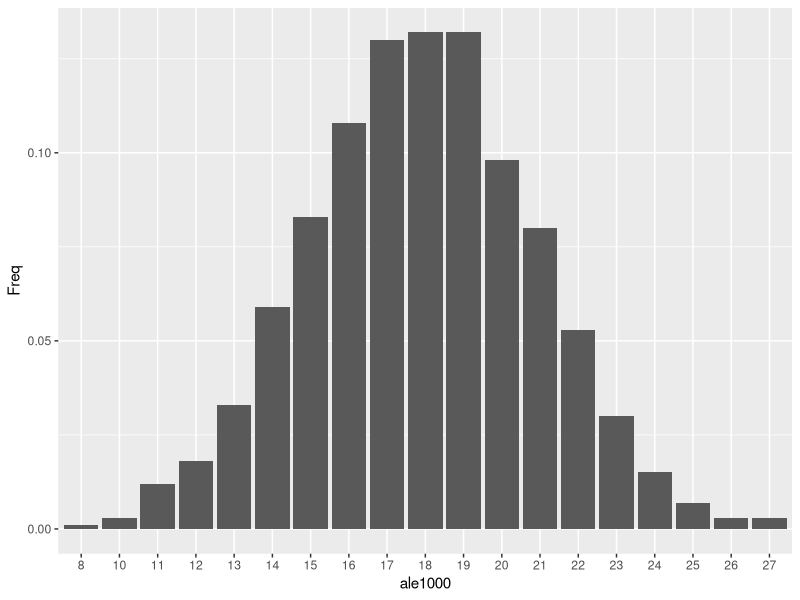
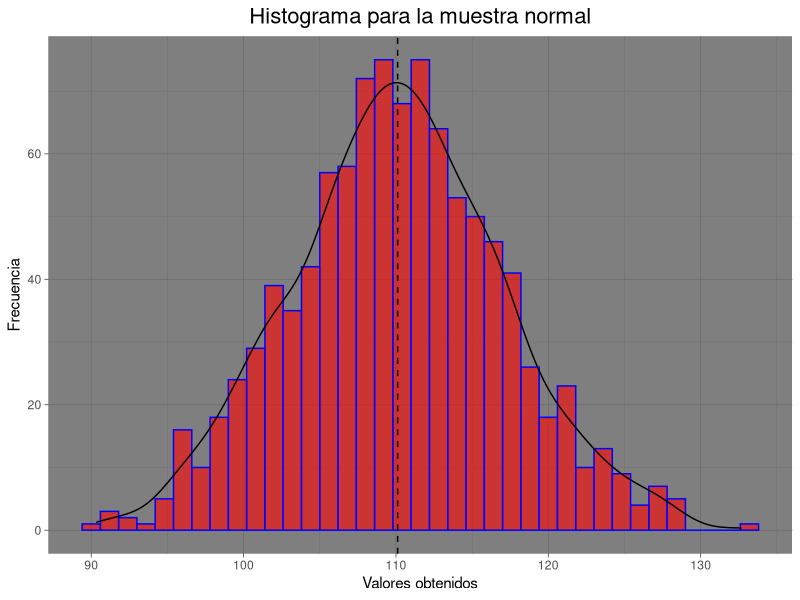

Here is the R script that generated these plots, in order:
#RETO 1 SESSION 4


##distribucion binomial
# Consideremos un experimento binomial con $n = 35$ pruebas idénticas e 
# independientes, en donde la probabilidad de éxito en cada prueba es 
# $p = 0.51$. Encuentre lo siguiente:
#   
# 1. La probabilidad de observar exactamente 10 éxitos
# 2. La probabilidad de observar 10 o más exitos
# 3. El cuantil de orden 0.5
# 4. Genere una muestra aleatoria de tamaño 1000 de esta
# distribución, construya una tabla de frecuencias relativas con los 
# resultados y realice el gráfico de barras de los resultados que 
# muestre las frecuencias relativas.

library(ggplot2)
#PUNTO 1
dbinom(x=10,size = 35,prob = 0.51)
#PUNTO 2
pbinom(q=9,size = 35,prob = 0.51,
       lower.tail = FALSE)
#PUNTO 3
qbinom(p = 0.5,size = 35,prob = 0.51)
# PUNTO 4
set.seed(123)
ale1000<- rbinom(n = 1000,size = 35,prob = 0.51)
class(ale1000)
ale1000dataaframe<-as.data.frame(table(ale1000)/length(ale1000))
head(ale1000dataaframe)
tail(ale1000dataaframe)
ggplot(ale1000dataaframe,
       aes(x = ale1000,y = Freq))+geom_bar(stat = "identity")



##DISTRIBUCION NORMAL
# Considere una variable aleatoria normal con media 110
#y desviación estándar 7. Realice lo siguiente:
# 1. Grafique la función de densidad de probabilidad
# 2. Encuentre la probabilidad de que la v.a. sea mayor o igual a 140
# 3. Encuentre el cuantil de orden 0.95
# 4. Genere una muestra aleatoria de tamaño 1000 y realice el histograma 
# de frecuencias relativas para esta muestra

#PUNTO 1

#GENERANDO LOS VALORES ALEATORIOS
vala1<- seq(10,100,by = 0.1)
View(vala1)
vala2<- dnorm(x = vala1,mean = 110,sd = 7)
class(vala1)
class(vala2)
df<-data.frame(vala1,vala2)
class(df)
View(df)
grafico<-ggplot(df,aes(vala1,vala2))+geom_line()


#PUNTO 2 PROBABILIDAD DE QUE VARIABLE ALEATORIA SEA MAYOR O IGUAL A 140
#LOWR TAIL SI ES VERDADERO LA PROBABILIDAD SERÁ P(X<=x) SI ES FALSO ES P(X>x)
pnorm(q = 140,mean = 110,sd = 7,lower.tail = FALSE)
#PUNTO 3. CUARTIL DE ORDEN 0.95
qnorm(p = 0.95,mean = 110,sd = 7)

#PUNTO 4.MUESTRA ALEATORIA DE TAMAÑO 1000 Y GENERE HISTOGRAMA DE FRECUENCIAS
set.seed(123)
datara<-rnorm(n = 1000,mean = 110,sd = 7)
dataradf<-as.data.frame(x = datara)
class(datara)
class(dataradf)
ggplot(data = dataradf,aes(datara))+
  geom_histogram(colour="blue",
                 fill="red",
                 alpha=0.6,
                 binwidth = 1.2)+
geom_density(aes(y=1.2*..count..))+
  geom_vline(xintercept = mean(datara),
             linetype="dashed", color = "black")+
  ggtitle(label = 'Histograma para la muestra normal')+
  labs(x='Valores obtenidos',y='Frecuencia')+
  theme_dark()+
  theme(plot.title = element_text(hjust = 0.5, size = 16))




